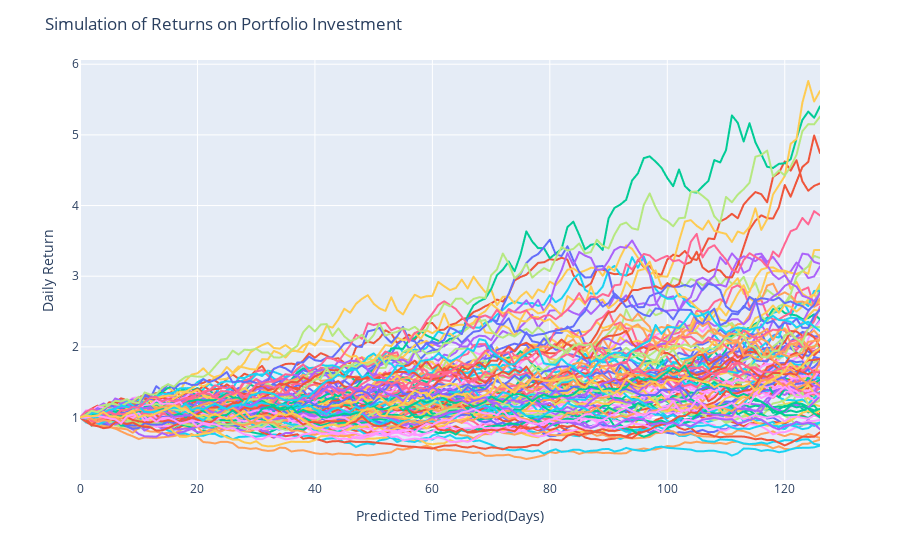

The code cell stored with this chart in its notebook:
### Code cell
fig1 = px.line(mc_df)
fig1 = fig1.update_layout(
    xaxis_title="Predicted Time Period(Days)",
    yaxis_title="Daily Return",
    showlegend=False,
    title='Simulation of Returns on Portfolio Investment')
fig1
